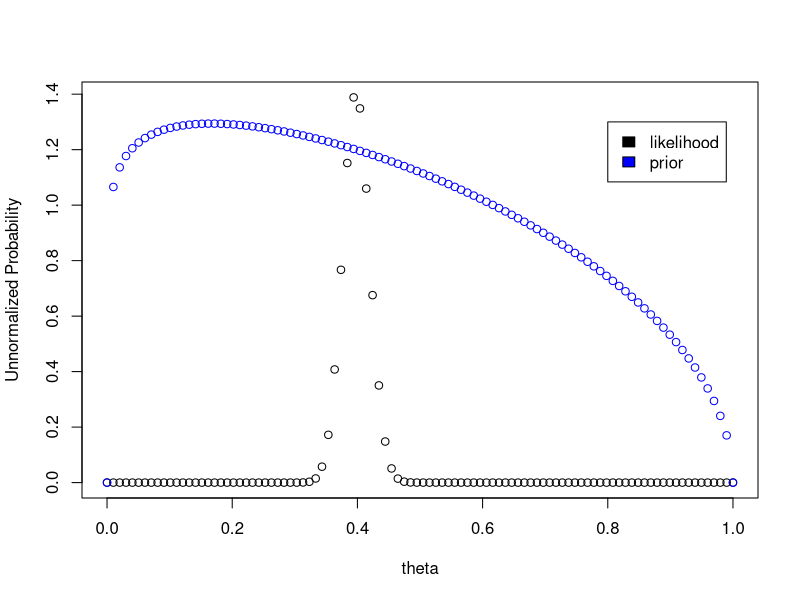
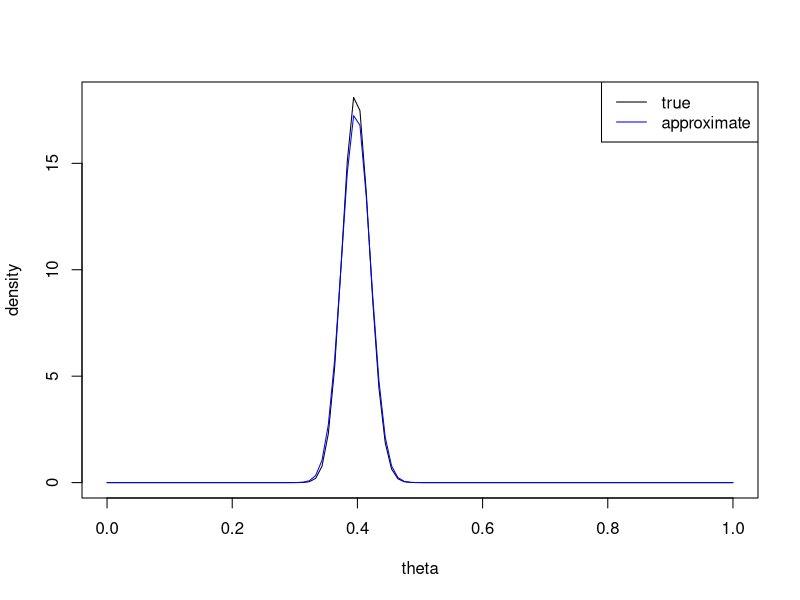

Recreate these plots in R, in order.
## ---- chunk 1
theta = seq(0, 1, length.out=100)
likelihood = function(th){ #unnormalized
  return(th^200*(1-th)^303*.9e147)
}
prior = function(th){
  return(dbeta(th,shape1=1.1,shape2=1.5))
}
#print(gamma(503)/(gamma(200)*gamma(304)))
#print(likelihood(theta))
plot(theta,likelihood(theta),ylab='Unnormalized Probability')
points(theta,prior(theta),col='blue')
legend(.8,1.3,c("likelihood","prior"),c("black","blue"))
## ---- chunk 2
dpost <- function(theta,const=1,y=303,n=200){
  coeff = exp(lgamma(y+n)-lgamma(y)-lgamma(y+1))*const #use lgammas to prevent underflow
  return(coeff*theta^n*(1-theta)^y*dbeta(theta,shape1=1.1,shape2=1.5))
}
yconst <- integrate(dpost,lower=0,upper=1)$value #Since the normalizing factor is 1/p(y), don't need to invert
print(yconst)
## ---- chunk 3
mean_target <- function(theta,const){return(theta*dpost(theta,const))}
mean <- integrate(mean_target,lower=0,upper=1,const=1/yconst)
print(mean)
## ---- chunk 4
second_target <- function(theta,const){return(theta^2*dpost(theta,const))}
var <- integrate(second_target,lower=0,upper=1,const=1/yconst)$value - mean$value^2
print(var)
## ---- chunk 5
thatmap = 200/503
sigsqhat = thatmap^2/303
print(sigsqhat)
## ---- chunk 6
503^2/200^2+3*503^4*303/200^4-503^3*303/200^3
## ---- chunk 7
503^2/200 +303/(1-(200/503))^2
## ---- chunk 8
napproxpost <- function(theta,thetahat,sigsqhat){
  unnormalized <- function(theta){dnorm(theta,mean=thetahat,sd=sqrt(sigsqhat))}
  cnorm <- integrate(unnormalized,lower=0,upper=1)$value
  return(unnormalized(theta)/cnorm) #in this case, y IS a sum of several 1s and 0s.
}
print(thatmap)

plot(theta,dpost(theta,const=1/yconst),ylab="density",type="l")
lines(theta,napproxpost(theta,thatmap,sigsqhat),col='blue')
legend("topright",legend=c("true","approximate"),col=c("black","blue"),lty=1)
